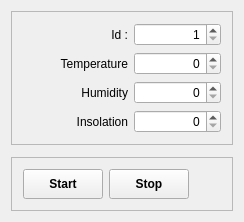
<?xml version="1.0" encoding="UTF-8"?>
<ui version="4.0">
 <class>MainWindow</class>
 <widget class="QMainWindow" name="MainWindow">
  <property name="geometry">
   <rect>
    <x>0</x>
    <y>0</y>
    <width>244</width>
    <height>222</height>
   </rect>
  </property>
  <property name="windowTitle">
   <string>Symulator</string>
  </property>
  <widget class="QWidget" name="centralWidget">
   <layout class="QVBoxLayout" name="verticalLayout">
    <item>
     <widget class="QFrame" name="frame_2">
      <property name="frameShape">
       <enum>QFrame::StyledPanel</enum>
      </property>
      <property name="frameShadow">
       <enum>QFrame::Raised</enum>
      </property>
      <layout class="QFormLayout" name="formLayout">
       <item row="0" column="0">
        <widget class="QLabel" name="label">
         <property name="minimumSize">
          <size>
           <width>105</width>
           <height>0</height>
          </size>
         </property>
         <property name="text">
          <string>Id :</string>
         </property>
         <property name="alignment">
          <set>Qt::AlignRight|Qt::AlignTrailing|Qt::AlignVCenter</set>
         </property>
        </widget>
       </item>
       <item row="0" column="1">
        <widget class="QSpinBox" name="edId">
         <property name="alignment">
          <set>Qt::AlignRight|Qt::AlignTrailing|Qt::AlignVCenter</set>
         </property>
         <property name="minimum">
          <number>1</number>
         </property>
         <property name="maximum">
          <number>255</number>
         </property>
        </widget>
       </item>
       <item row="1" column="0">
        <widget class="QLabel" name="label_2">
         <property name="minimumSize">
          <size>
           <width>105</width>
           <height>0</height>
          </size>
         </property>
         <property name="text">
          <string>Temperature</string>
         </property>
         <property name="alignment">
          <set>Qt::AlignRight|Qt::AlignTrailing|Qt::AlignVCenter</set>
         </property>
        </widget>
       </item>
       <item row="1" column="1">
        <widget class="QSpinBox" name="edTemp">
         <property name="alignment">
          <set>Qt::AlignRight|Qt::AlignTrailing|Qt::AlignVCenter</set>
         </property>
        </widget>
       </item>
       <item row="3" column="0">
        <widget class="QLabel" name="label_3">
         <property name="minimumSize">
          <size>
           <width>105</width>
           <height>0</height>
          </size>
         </property>
         <property name="text">
          <string>Humidity</string>
         </property>
         <property name="alignment">
          <set>Qt::AlignRight|Qt::AlignTrailing|Qt::AlignVCenter</set>
         </property>
        </widget>
       </item>
       <item row="3" column="1">
        <widget class="QSpinBox" name="edHumid">
         <property name="alignment">
          <set>Qt::AlignRight|Qt::AlignTrailing|Qt::AlignVCenter</set>
         </property>
        </widget>
       </item>
       <item row="4" column="0">
        <widget class="QLabel" name="label_4">
         <property name="minimumSize">
          <size>
           <width>105</width>
           <height>0</height>
          </size>
         </property>
         <property name="text">
          <string>Insolation</string>
         </property>
         <property name="alignment">
          <set>Qt::AlignRight|Qt::AlignTrailing|Qt::AlignVCenter</set>
         </property>
        </widget>
       </item>
       <item row="4" column="1">
        <widget class="QSpinBox" name="edInsolation">
         <property name="alignment">
          <set>Qt::AlignRight|Qt::AlignTrailing|Qt::AlignVCenter</set>
         </property>
        </widget>
       </item>
      </layout>
     </widget>
    </item>
    <item>
     <spacer name="verticalSpacer">
      <property name="orientation">
       <enum>Qt::Vertical</enum>
      </property>
      <property name="sizeHint" stdset="0">
       <size>
        <width>20</width>
        <height>0</height>
       </size>
      </property>
     </spacer>
    </item>
    <item>
     <widget class="QFrame" name="frame">
      <property name="frameShape">
       <enum>QFrame::StyledPanel</enum>
      </property>
      <property name="frameShadow">
       <enum>QFrame::Raised</enum>
      </property>
      <layout class="QHBoxLayout" name="horizontalLayout">
       <item>
        <widget class="QPushButton" name="btnStart">
         <property name="minimumSize">
          <size>
           <width>0</width>
           <height>30</height>
          </size>
         </property>
         <property name="font">
          <font>
           <weight>75</weight>
           <bold>true</bold>
          </font>
         </property>
         <property name="text">
          <string>Start</string>
         </property>
        </widget>
       </item>
       <item>
        <widget class="QPushButton" name="btnStop">
         <property name="minimumSize">
          <size>
           <width>0</width>
           <height>30</height>
          </size>
         </property>
         <property name="font">
          <font>
           <weight>75</weight>
           <bold>true</bold>
          </font>
         </property>
         <property name="text">
          <string>Stop</string>
         </property>
        </widget>
       </item>
       <item>
        <spacer name="horizontalSpacer">
         <property name="orientation">
          <enum>Qt::Horizontal</enum>
         </property>
         <property name="sizeHint" stdset="0">
          <size>
           <width>31</width>
           <height>20</height>
          </size>
         </property>
        </spacer>
       </item>
      </layout>
     </widget>
    </item>
   </layout>
  </widget>
 </widget>
 <layoutdefault spacing="6" margin="11"/>
 <resources/>
 <connections/>
</ui>
